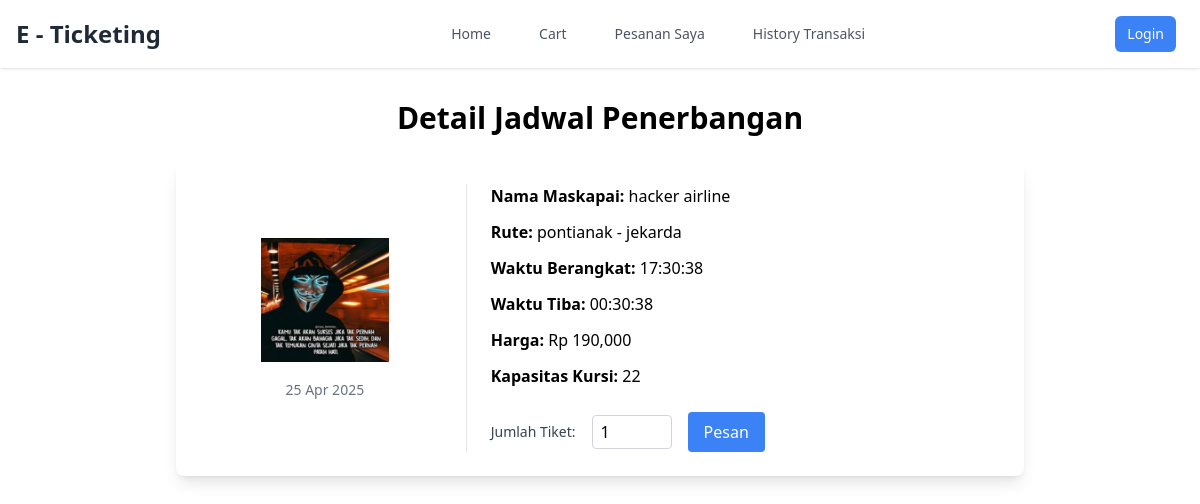
The page /Ticketlockin/penumpang/detail.php?id=1 on the database its author committed.
### tables this page shows
CREATE TABLE `jadwal_penerbangan` (
  `id_jadwal` int NOT NULL,
  `id_rute` int NOT NULL,
  `waktu_go` time NOT NULL,
  `waktu_land` time NOT NULL,
  `harga` int NOT NULL,
  `kap_kursi` int NOT NULL
);

CREATE TABLE `maskapai` (
  `id_maskapai` int NOT NULL,
  `foto_maskapai` text NOT NULL,
  `nama_maskapai` varchar(255) NOT NULL
);

CREATE TABLE `rute` (
  `id_rute` int NOT NULL,
  `id_maskapai` int NOT NULL,
  `rute_asal` varchar(255) NOT NULL,
  `rute_tujuan` varchar(255) NOT NULL,
  `tanggal_go` date NOT NULL
);

### Ticketlockin/penumpang/function.php (called while the page is built, shortened)
<?php
require_once '../koneksi.php';
if (!function_exists('query')) {
    function query($query)
    {
        global $conn;
        $rows = [];
        $result = mysqli_query($conn, $query);
        while ($row = mysqli_fetch_assoc($result)) {
            $rows[] = $row;
        }
        return $rows;
    }
}

### Ticketlockin/penumpang/detail.php (the view, shortened to what this page needs)
<?php
require '../layouts/navbar.php';
$id = $_GET['id'];
$jadwal = query("SELECT * FROM jadwal_penerbangan
    INNER JOIN rute ON rute.id_rute = jadwal_penerbangan.id_rute
    INNER JOIN maskapai ON rute.id_maskapai = maskapai.id_maskapai
    WHERE id_jadwal = '$id'")[0];
?>
<div class="max-w-4xl mx-auto px-6 py-8">
    <h1 class="text-3xl font-bold mb-6 text-center">Detail Jadwal Penerbangan</h1>
    <div class="bg-white rounded-lg shadow-lg p-6 flex flex-col md:flex-row">
        <div class="md:w-1/3 flex flex-col items-center justify-center border-b md:border-b-0 md:border-r border-gray-200 pr-4">
            <img src="../image/maskapai/<?= $jadwal['foto_maskapai']; ?>" alt="<?= $jadwal['nama_maskapai']; ?>" class="w-32 h-32 object-contain">
            <p class="mt-4 text-sm text-gray-500"><?= date('d M Y', strtotime($jadwal['tanggal_go'])) ?></p>
        </div>
        <div class="md:w-2/3 md:pl-6 mt-4 md:mt-0">
            <div class="space-y-3">
                <p><span class="font-semibold">Nama Maskapai:</span> <?= $jadwal['nama_maskapai']; ?></p>
                <p><span class="font-semibold">Rute:</span> <?= $jadwal['rute_asal']; ?> - <?= $jadwal['rute_tujuan']; ?></p>
                <p><span class="font-semibold">Waktu Berangkat:</span> <?= $jadwal['waktu_go']; ?></p>
                <p><span class="font-semibold">Waktu Tiba:</span> <?= $jadwal['waktu_land']; ?></p>
                <p><span class="font-semibold">Harga:</span> Rp <?= number_format($jadwal['harga']); ?></p>
                <p><span class="font-semibold">Kapasitas Kursi:</span> <?= $jadwal['kap_kursi']; ?></p>
            </div>
            <div class="mt-6">
                <form action="" method="POST" class="flex flex-col sm:flex-row items-center gap-4">
                    <label for="qty" class="block text-sm font-medium text-gray-700">Jumlah Tiket:</label>
                    <input type="number" name="qty" id="qty" value="1" min="1" class="w-20 border border-gray-300 rounded px-2 py-1 focus:outline-none focus:ring-2 focus:ring-blue-500">
                    <button type="submit" name="pesan" class="bg-blue-500 hover:bg-blue-600 text-white px-4 py-2 rounded transition-colors duration-300">Pesan</button>
                </form>
            </div>
        </div>
    </div>
</div>

### rows shown on the page
jadwal_penerbangan: maskapai.foto_maskapai (picture), id_rute.tanggal_go "25 Apr 2025", maskapai.nama_maskapai "hacker airline", id_rute.rute_asal "pontianak", id_rute.rute_tujuan "jekarda", waktu_go "17:30:38", waktu_land "00:30:38", harga "190,000", kap_kursi "22"
